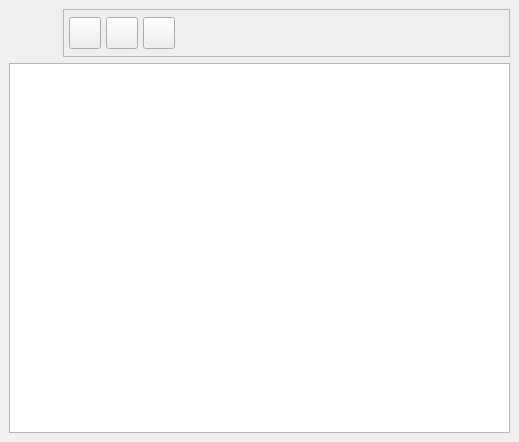
<ui version="4.0" >
 <class>AmortizacionesBase</class>
 <widget class="QWidget" name="AmortizacionesBase" >
  <property name="geometry" >
   <rect>
    <x>0</x>
    <y>0</y>
    <width>519</width>
    <height>442</height>
   </rect>
  </property>
  <property name="windowTitle" >
   <string>Listado de amortizaciones</string>
  </property>
  <property name="windowIcon" >
   <iconset resource="../../bulmages.qrc" >:/Genericos32x32/images/png/i_bulmacont_amortizaciones.png</iconset>
  </property>
  <layout class="QVBoxLayout" >
   <property name="margin" >
    <number>9</number>
   </property>
   <property name="spacing" >
    <number>6</number>
   </property>
   <item>
    <layout class="QHBoxLayout" >
     <property name="margin" >
      <number>0</number>
     </property>
     <property name="spacing" >
      <number>6</number>
     </property>
     <item>
      <widget class="QLabel" name="label" >
       <property name="minimumSize" >
        <size>
         <width>48</width>
         <height>48</height>
        </size>
       </property>
       <property name="maximumSize" >
        <size>
         <width>48</width>
         <height>48</height>
        </size>
       </property>
       <property name="pixmap" >
        <pixmap resource="../../bulmages.qrc" >:/Genericos32x32/images/png/i_bulmacont_amortizaciones.png</pixmap>
       </property>
      </widget>
     </item>
     <item>
      <widget class="QFrame" name="frame" >
       <property name="frameShape" >
        <enum>QFrame::StyledPanel</enum>
       </property>
       <property name="frameShadow" >
        <enum>QFrame::Raised</enum>
       </property>
       <layout class="QHBoxLayout" >
        <property name="margin" >
         <number>5</number>
        </property>
        <property name="spacing" >
         <number>5</number>
        </property>
        <item>
         <widget class="QToolButton" name="mui_crear" >
          <property name="minimumSize" >
           <size>
            <width>32</width>
            <height>32</height>
           </size>
          </property>
          <property name="maximumSize" >
           <size>
            <width>32</width>
            <height>32</height>
           </size>
          </property>
          <property name="toolTip" >
           <string>Nueva amortizacion</string>
          </property>
          <property name="whatsThis" >
           <string>Nueva amortizacion</string>
          </property>
          <property name="text" >
           <string/>
          </property>
          <property name="icon" >
           <iconset resource="../../bulmages.qrc" >:/Images/document-new.svg</iconset>
          </property>
          <property name="iconSize" >
           <size>
            <width>32</width>
            <height>32</height>
           </size>
          </property>
          <property name="shortcut" >
           <string>Ctrl+N</string>
          </property>
         </widget>
        </item>
        <item>
         <widget class="QToolButton" name="mui_borrar" >
          <property name="minimumSize" >
           <size>
            <width>32</width>
            <height>32</height>
           </size>
          </property>
          <property name="maximumSize" >
           <size>
            <width>32</width>
            <height>32</height>
           </size>
          </property>
          <property name="toolTip" >
           <string>Borrar amortizacion</string>
          </property>
          <property name="whatsThis" >
           <string>Borrar amortizacion</string>
          </property>
          <property name="text" >
           <string/>
          </property>
          <property name="icon" >
           <iconset resource="../../bulmages.qrc" >:Images/edit-delete.svg</iconset>
          </property>
          <property name="iconSize" >
           <size>
            <width>32</width>
            <height>32</height>
           </size>
          </property>
          <property name="shortcut" >
           <string>Ctrl+D</string>
          </property>
         </widget>
        </item>
        <item>
         <widget class="QToolButton" name="mui_actualizar" >
          <property name="minimumSize" >
           <size>
            <width>32</width>
            <height>32</height>
           </size>
          </property>
          <property name="maximumSize" >
           <size>
            <width>32</width>
            <height>32</height>
           </size>
          </property>
          <property name="toolTip" >
           <string>Borrar amortizacion</string>
          </property>
          <property name="whatsThis" >
           <string>Borrar amortizacion</string>
          </property>
          <property name="text" >
           <string/>
          </property>
          <property name="icon" >
           <iconset resource="../../bulmages.qrc" >:/Images/view-refresh.svg</iconset>
          </property>
          <property name="iconSize" >
           <size>
            <width>32</width>
            <height>32</height>
           </size>
          </property>
          <property name="shortcut" >
           <string>F5</string>
          </property>
         </widget>
        </item>
        <item>
         <spacer>
          <property name="orientation" >
           <enum>Qt::Horizontal</enum>
          </property>
          <property name="sizeType" >
           <enum>QSizePolicy::Expanding</enum>
          </property>
          <property name="sizeHint" >
           <size>
            <width>261</width>
            <height>32</height>
           </size>
          </property>
         </spacer>
        </item>
       </layout>
      </widget>
     </item>
    </layout>
   </item>
   <item>
    <widget class="BcSubForm" name="mui_listado" >
     <property name="sizePolicy" >
      <sizepolicy>
       <hsizetype>7</hsizetype>
       <vsizetype>7</vsizetype>
       <horstretch>0</horstretch>
       <verstretch>0</verstretch>
      </sizepolicy>
     </property>
     <property name="minimumSize" >
      <size>
       <width>150</width>
       <height>150</height>
      </size>
     </property>
    </widget>
   </item>
  </layout>
 </widget>
 <layoutdefault spacing="6" margin="11" />
 <customwidgets>
  <customwidget>
   <class>BcSubForm</class>
   <extends>QTableWidget</extends>
   <header>bcsubform.h</header>
  </customwidget>
 </customwidgets>
 <resources>
  <include location="../../bulmages.qrc" />
 </resources>
 <connections/>
</ui>
